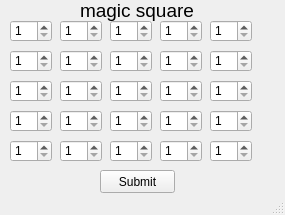
<?xml version="1.0" encoding="UTF-8"?>
<ui version="4.0">
 <class>MagicSquare</class>
 <widget class="QMainWindow" name="MagicSquare">
  <property name="geometry">
   <rect>
    <x>0</x>
    <y>0</y>
    <width>285</width>
    <height>215</height>
   </rect>
  </property>
  <property name="windowTitle">
   <string>Magic square</string>
  </property>
  <widget class="QWidget" name="centralwidget">
   <widget class="QSpinBox" name="No_1">
    <property name="geometry">
     <rect>
      <x>10</x>
      <y>20</y>
      <width>42</width>
      <height>22</height>
     </rect>
    </property>
    <property name="minimum">
     <number>1</number>
    </property>
    <property name="maximum">
     <number>25</number>
    </property>
   </widget>
   <widget class="QSpinBox" name="No_2">
    <property name="geometry">
     <rect>
      <x>60</x>
      <y>20</y>
      <width>42</width>
      <height>22</height>
     </rect>
    </property>
    <property name="minimum">
     <number>1</number>
    </property>
    <property name="maximum">
     <number>25</number>
    </property>
   </widget>
   <widget class="QSpinBox" name="No_3">
    <property name="geometry">
     <rect>
      <x>110</x>
      <y>20</y>
      <width>42</width>
      <height>22</height>
     </rect>
    </property>
    <property name="minimum">
     <number>1</number>
    </property>
    <property name="maximum">
     <number>25</number>
    </property>
   </widget>
   <widget class="QSpinBox" name="No_4">
    <property name="geometry">
     <rect>
      <x>160</x>
      <y>20</y>
      <width>42</width>
      <height>22</height>
     </rect>
    </property>
    <property name="minimum">
     <number>1</number>
    </property>
    <property name="maximum">
     <number>25</number>
    </property>
   </widget>
   <widget class="QSpinBox" name="No_5">
    <property name="geometry">
     <rect>
      <x>210</x>
      <y>20</y>
      <width>42</width>
      <height>22</height>
     </rect>
    </property>
    <property name="minimum">
     <number>1</number>
    </property>
    <property name="maximum">
     <number>25</number>
    </property>
   </widget>
   <widget class="QSpinBox" name="No_6">
    <property name="geometry">
     <rect>
      <x>10</x>
      <y>50</y>
      <width>42</width>
      <height>22</height>
     </rect>
    </property>
    <property name="minimum">
     <number>1</number>
    </property>
    <property name="maximum">
     <number>25</number>
    </property>
   </widget>
   <widget class="QSpinBox" name="No_7">
    <property name="geometry">
     <rect>
      <x>60</x>
      <y>50</y>
      <width>42</width>
      <height>22</height>
     </rect>
    </property>
    <property name="minimum">
     <number>1</number>
    </property>
    <property name="maximum">
     <number>25</number>
    </property>
   </widget>
   <widget class="QSpinBox" name="No_8">
    <property name="geometry">
     <rect>
      <x>110</x>
      <y>50</y>
      <width>42</width>
      <height>22</height>
     </rect>
    </property>
    <property name="minimum">
     <number>1</number>
    </property>
    <property name="maximum">
     <number>25</number>
    </property>
   </widget>
   <widget class="QSpinBox" name="No_9">
    <property name="geometry">
     <rect>
      <x>160</x>
      <y>50</y>
      <width>42</width>
      <height>22</height>
     </rect>
    </property>
    <property name="minimum">
     <number>1</number>
    </property>
    <property name="maximum">
     <number>25</number>
    </property>
   </widget>
   <widget class="QSpinBox" name="No_10">
    <property name="geometry">
     <rect>
      <x>210</x>
      <y>50</y>
      <width>42</width>
      <height>22</height>
     </rect>
    </property>
    <property name="minimum">
     <number>1</number>
    </property>
    <property name="maximum">
     <number>25</number>
    </property>
   </widget>
   <widget class="QSpinBox" name="No_11">
    <property name="geometry">
     <rect>
      <x>10</x>
      <y>80</y>
      <width>42</width>
      <height>22</height>
     </rect>
    </property>
    <property name="minimum">
     <number>1</number>
    </property>
    <property name="maximum">
     <number>25</number>
    </property>
   </widget>
   <widget class="QSpinBox" name="No_12">
    <property name="geometry">
     <rect>
      <x>60</x>
      <y>80</y>
      <width>42</width>
      <height>22</height>
     </rect>
    </property>
    <property name="minimum">
     <number>1</number>
    </property>
    <property name="maximum">
     <number>25</number>
    </property>
   </widget>
   <widget class="QSpinBox" name="No_13">
    <property name="geometry">
     <rect>
      <x>110</x>
      <y>80</y>
      <width>42</width>
      <height>22</height>
     </rect>
    </property>
    <property name="minimum">
     <number>1</number>
    </property>
    <property name="maximum">
     <number>25</number>
    </property>
   </widget>
   <widget class="QSpinBox" name="No_14">
    <property name="geometry">
     <rect>
      <x>160</x>
      <y>80</y>
      <width>42</width>
      <height>22</height>
     </rect>
    </property>
    <property name="minimum">
     <number>1</number>
    </property>
    <property name="maximum">
     <number>25</number>
    </property>
   </widget>
   <widget class="QSpinBox" name="No_15">
    <property name="geometry">
     <rect>
      <x>210</x>
      <y>80</y>
      <width>42</width>
      <height>22</height>
     </rect>
    </property>
    <property name="minimum">
     <number>1</number>
    </property>
    <property name="maximum">
     <number>25</number>
    </property>
   </widget>
   <widget class="QSpinBox" name="No_16">
    <property name="geometry">
     <rect>
      <x>10</x>
      <y>110</y>
      <width>42</width>
      <height>22</height>
     </rect>
    </property>
    <property name="minimum">
     <number>1</number>
    </property>
    <property name="maximum">
     <number>25</number>
    </property>
   </widget>
   <widget class="QSpinBox" name="No_17">
    <property name="geometry">
     <rect>
      <x>60</x>
      <y>110</y>
      <width>42</width>
      <height>22</height>
     </rect>
    </property>
    <property name="minimum">
     <number>1</number>
    </property>
    <property name="maximum">
     <number>25</number>
    </property>
   </widget>
   <widget class="QSpinBox" name="No_18">
    <property name="geometry">
     <rect>
      <x>110</x>
      <y>110</y>
      <width>42</width>
      <height>22</height>
     </rect>
    </property>
    <property name="minimum">
     <number>1</number>
    </property>
    <property name="maximum">
     <number>25</number>
    </property>
   </widget>
   <widget class="QSpinBox" name="No_19">
    <property name="geometry">
     <rect>
      <x>160</x>
      <y>110</y>
      <width>42</width>
      <height>22</height>
     </rect>
    </property>
    <property name="minimum">
     <number>1</number>
    </property>
    <property name="maximum">
     <number>25</number>
    </property>
   </widget>
   <widget class="QSpinBox" name="No_20">
    <property name="geometry">
     <rect>
      <x>210</x>
      <y>110</y>
      <width>42</width>
      <height>22</height>
     </rect>
    </property>
    <property name="minimum">
     <number>1</number>
    </property>
    <property name="maximum">
     <number>25</number>
    </property>
   </widget>
   <widget class="QSpinBox" name="No_21">
    <property name="geometry">
     <rect>
      <x>10</x>
      <y>140</y>
      <width>42</width>
      <height>22</height>
     </rect>
    </property>
    <property name="minimum">
     <number>1</number>
    </property>
    <property name="maximum">
     <number>25</number>
    </property>
   </widget>
   <widget class="QSpinBox" name="No_22">
    <property name="geometry">
     <rect>
      <x>60</x>
      <y>140</y>
      <width>42</width>
      <height>22</height>
     </rect>
    </property>
    <property name="minimum">
     <number>1</number>
    </property>
    <property name="maximum">
     <number>25</number>
    </property>
   </widget>
   <widget class="QSpinBox" name="No_23">
    <property name="geometry">
     <rect>
      <x>110</x>
      <y>140</y>
      <width>42</width>
      <height>22</height>
     </rect>
    </property>
    <property name="minimum">
     <number>1</number>
    </property>
    <property name="maximum">
     <number>25</number>
    </property>
   </widget>
   <widget class="QSpinBox" name="No_24">
    <property name="geometry">
     <rect>
      <x>160</x>
      <y>140</y>
      <width>42</width>
      <height>22</height>
     </rect>
    </property>
    <property name="minimum">
     <number>1</number>
    </property>
    <property name="maximum">
     <number>25</number>
    </property>
   </widget>
   <widget class="QSpinBox" name="No_25">
    <property name="geometry">
     <rect>
      <x>210</x>
      <y>140</y>
      <width>42</width>
      <height>22</height>
     </rect>
    </property>
    <property name="minimum">
     <number>1</number>
    </property>
    <property name="maximum">
     <number>25</number>
    </property>
   </widget>
   <widget class="QLabel" name="Magic">
    <property name="geometry">
     <rect>
      <x>80</x>
      <y>-5</y>
      <width>121</width>
      <height>31</height>
     </rect>
    </property>
    <property name="font">
     <font>
      <pointsize>14</pointsize>
     </font>
    </property>
    <property name="text">
     <string>magic square</string>
    </property>
   </widget>
   <widget class="QPushButton" name="Submit">
    <property name="geometry">
     <rect>
      <x>100</x>
      <y>170</y>
      <width>75</width>
      <height>23</height>
     </rect>
    </property>
    <property name="text">
     <string>Submit</string>
    </property>
   </widget>
  </widget>
  <widget class="QStatusBar" name="statusbar"/>
 </widget>
 <resources/>
 <connections/>
</ui>
